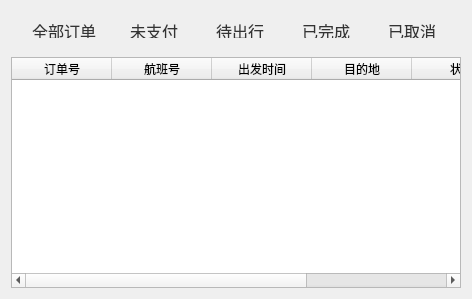
<?xml version="1.0" encoding="UTF-8"?>
<ui version="4.0">
 <class>MyOrderDialog</class>
 <widget class="QDialog" name="MyOrderDialog">
  <property name="geometry">
   <rect>
    <x>0</x>
    <y>0</y>
    <width>462</width>
    <height>299</height>
   </rect>
  </property>
  <property name="windowTitle">
   <string>Dialog</string>
  </property>
  <layout class="QVBoxLayout" name="verticalLayout">
   <item>
    <widget class="QWidget" name="menuWidget" native="true">
     <property name="minimumSize">
      <size>
       <width>450</width>
       <height>40</height>
      </size>
     </property>
     <property name="maximumSize">
      <size>
       <width>450</width>
       <height>40</height>
      </size>
     </property>
     <property name="styleSheet">
      <string notr="true">color:#FF6700</string>
     </property>
     <layout class="QHBoxLayout" name="horizontalLayout">
      <item>
       <widget class="QPushButton" name="allOrderBtn">
        <property name="font">
         <font>
          <family>微软雅黑</family>
          <pointsize>12</pointsize>
         </font>
        </property>
        <property name="styleSheet">
         <string notr="true">background:transparent;color:#333;border:none;padding:4px 12px;</string>
        </property>
        <property name="text">
         <string>全部订单</string>
        </property>
       </widget>
      </item>
      <item>
       <widget class="QPushButton" name="unpaidOrderBtn">
        <property name="font">
         <font>
          <family>微软雅黑</family>
          <pointsize>12</pointsize>
         </font>
        </property>
        <property name="styleSheet">
         <string notr="true">background:transparent;color:#333;border:none;padding:4px 12px;</string>
        </property>
        <property name="text">
         <string>未支付</string>
        </property>
       </widget>
      </item>
      <item>
       <widget class="QPushButton" name="upcomingOrderBtn">
        <property name="font">
         <font>
          <family>微软雅黑</family>
          <pointsize>12</pointsize>
         </font>
        </property>
        <property name="styleSheet">
         <string notr="true">background:transparent;color:#333;border:none;padding:4px 12px;</string>
        </property>
        <property name="text">
         <string>待出行</string>
        </property>
       </widget>
      </item>
      <item>
       <widget class="QPushButton" name="finishedOrderBtn">
        <property name="font">
         <font>
          <family>微软雅黑</family>
          <pointsize>12</pointsize>
         </font>
        </property>
        <property name="styleSheet">
         <string notr="true">background:transparent;color:#333;border:none;padding:4px 12px;</string>
        </property>
        <property name="text">
         <string>已完成</string>
        </property>
       </widget>
      </item>
      <item>
       <widget class="QPushButton" name="cancelledOrderBtn">
        <property name="font">
         <font>
          <family>微软雅黑</family>
          <pointsize>12</pointsize>
         </font>
        </property>
        <property name="styleSheet">
         <string notr="true">background:transparent;color:#333;border:none;padding:4px 12px;</string>
        </property>
        <property name="text">
         <string>已取消</string>
        </property>
       </widget>
      </item>
     </layout>
    </widget>
   </item>
   <item>
    <widget class="QTableWidget" name="orderTable">
     <property name="editTriggers">
      <set>QAbstractItemView::EditTrigger::NoEditTriggers</set>
     </property>
     <property name="columnCount">
      <number>6</number>
     </property>
     <column>
      <property name="text">
       <string>订单号</string>
      </property>
     </column>
     <column>
      <property name="text">
       <string>航班号</string>
      </property>
     </column>
     <column>
      <property name="text">
       <string>出发时间</string>
      </property>
     </column>
     <column>
      <property name="text">
       <string>目的地</string>
      </property>
     </column>
     <column>
      <property name="text">
       <string>状态</string>
      </property>
     </column>
     <column>
      <property name="text">
       <string>操作</string>
      </property>
     </column>
    </widget>
   </item>
  </layout>
 </widget>
 <resources/>
 <connections/>
</ui>
